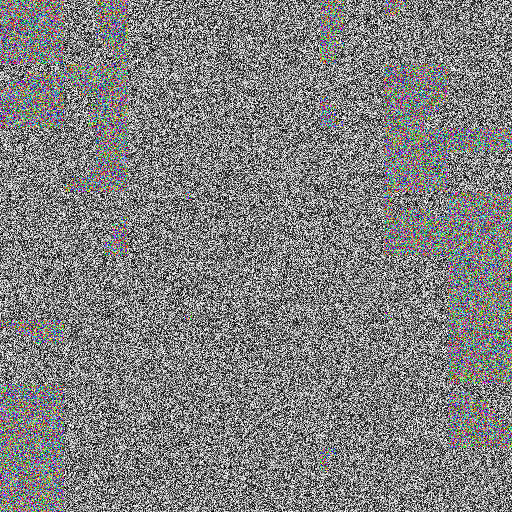
#> input picture MSE_PSNR/images/cipher.png, 512 x 512 px, found by its file name; the run also reads 1 picture not shown here
$ python app.py
#> lines starting #> are read from the running program, lines starting #| are printed output that depends on the picture; long printed decimals are rounded
### MSE_PSNR/processs.py
from PIL import Image # manipulate

def padding(img):
    # Create a new blank image with the desired size (512x512)
    new_img = Image.new("RGB", (512, 512), color="white")

    # Paste the original image onto the new image with padding
    new_img.paste(img, (0,0))

    return new_img


def preProcessing(img):
    # Convert image to RGB
    img = img.convert("RGB")

    # If image less than 512x512, then do padding
    if(img.width!=512 or img.height!=512):
        img = padding(img)

    return img

### MSE_PSNR/app.py
import math
import os
from PIL import Image
import numpy as np
from processs import preProcessing

def count(img1, img2):
    mse = np.mean((img1 - img2) ** 2)

    if mse == 0:
        print(f"MSE value is 0")
        print(f"PSNR value is 100 dB")
        return
    PIXEL_MAX = 255.0
    PSNR = 20 * math.log10(PIXEL_MAX / math.sqrt(mse))

    print(f"MSE value is {mse}")
    print(f"PSNR value is {PSNR} dB")


def main():
    dir_path = os.path.dirname(os.path.realpath(__file__))
    # Loading images (original image and compressed image)
    cipher = Image.open(os.path.join(dir_path, 'images\\cipher.png'))
#> cipher is the input picture: PIL image 512x512 RGB; mean R, G, B 127.5, 127.4, 127.3
    plain = Image.open(os.path.join(dir_path, 'images\\plain.png'))
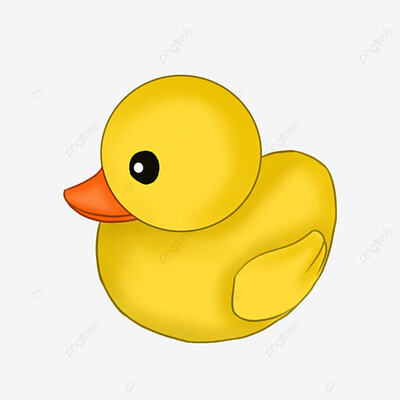
#> input picture MSE_PSNR/images/plain.png, 400 x 400 px, found by its file name
#> plain is the input picture: PIL image 400x400 RGB; mean R, G, B 242, 229.4, 179
    original = Image.open(os.path.join(dir_path, 'images\\original.png'))

    if original is None or cipher is None or plain is None:
        print("Error: One or both images failed to load.")
        return

    original = np.array(preProcessing(original))
#> in padding, `new_img = Image.new("RGB", (512, 512), color="white")`: new_img: PIL image 512x512 RGB; every value is 255
#> in padding, `new_img.paste(img, (0,0))`:
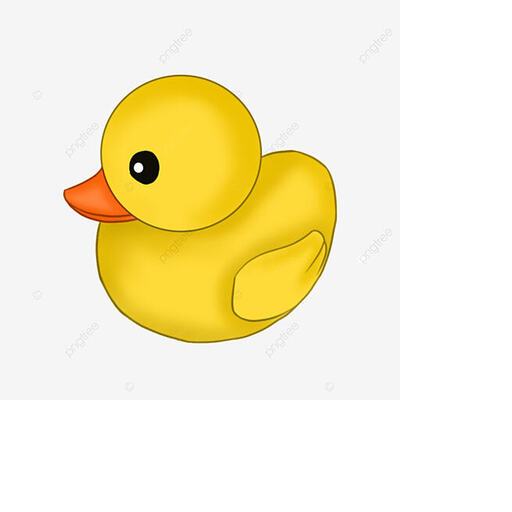
#> new_img: PIL image 512x512 RGB; mean R, G, B 247.1, 239.4, 208.6
    plain = np.array(preProcessing(plain))
    cipher = np.array(preProcessing(cipher))
    # plain = preProcessing(np.array(plain))
    # cipher = preProcessing(np.array(cipher))

    print("-- Original and Cipher --")
    count(original, cipher)
#> in count, `mse = np.mean((img1 - img2) ** 2)`: mse = 105.6
#> in count, `PSNR = 20 * math.log10(PIXEL_MAX / math.sqrt(mse))`: PSNR = 27.89
#| MSE value is 105.605
#| PSNR value is 27.894 dB
    # print()
    print("-- Original and Plain --")
    count(original, plain)


if __name__ == '__main__':
    main()
